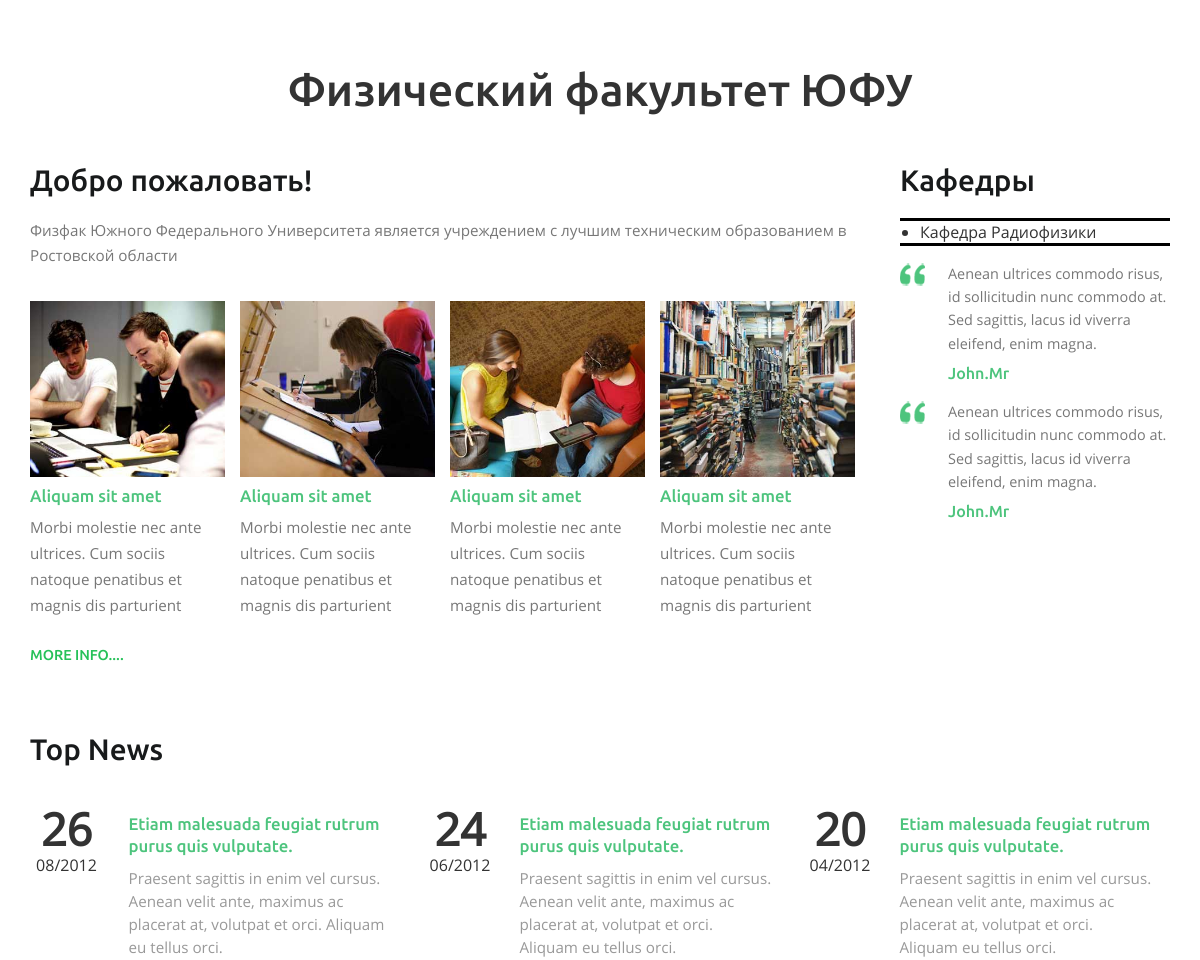
Before: / (middle part) with the older database file.
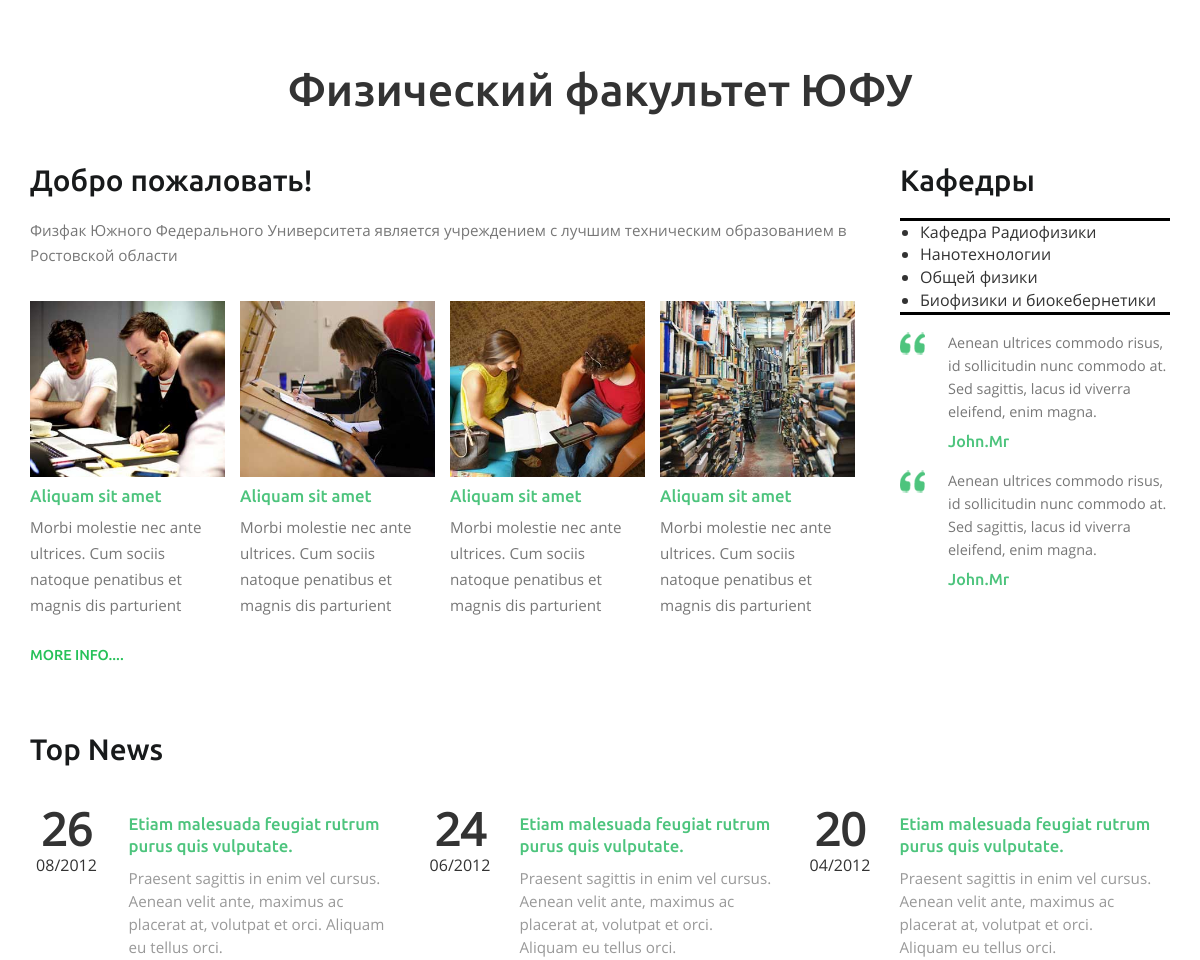
After: the same page with the newer database file.
### university/models.py (models this page shows, shortened)
class Department(models.Model):
    name = models.CharField(max_length=200)
    about = models.CharField(max_length=20000)
    history = models.CharField(max_length=20000)

### university/views.py (the view)
# urls.py: path('',views.index,name='index'),
def index(request):
    lecturers = Lecturer.objects.all()
    lecturers = lecturers[0:2]
    departments = Department.objects.all()
    context={'lecturers':lecturers,'departments':departments}
    return render(request, 'university/index.html', context)

### university/templates/university/index.html (shortened to what this page needs)
{% load static %}
<!DOCTYPE HTML>
<html>
<head>
<link href="{% static 'university/css/bootstrap.css' %}" rel='stylesheet' type='text/css' />
<link href="{% static 'university/css/style.css' %}" rel='stylesheet' type='text/css' />
</head>
<body>
<div class="welcome" >
	 <div class="container">
		 <h2>Физический факультет ЮФУ</h2>
		 <div class="welcm_sec">
			 <div class="col-md-9 campus">
				 <div class="campus_head">
					 <h3>Добро пожаловать!</h3>
					 <p>Физфак Южного Федерального Университета является учреждением с лучшим техническим образованием
              в Ростовской области</p>
				 </div>
				 <div class="col-md-3 wel_grid">
					 <img src="{% static 'university/images/w1.jpg'%}" class="img-responsive" alt=""/>
					 <h5><a href="#">Aliquam sit amet</a></h5>
					 <p>Morbi molestie nec ante ultrices. Cum sociis natoque penatibus et magnis dis parturient</p>
				 </div>
				 <div class="col-md-3 wel_grid">
					 <img src="{% static 'university/images/w3.jpg'%}" class="img-responsive" alt=""/>
					 <h5><a href="#">Aliquam sit amet</a></h5>
					 <p>Morbi molestie nec ante ultrices. Cum sociis natoque penatibus et magnis dis parturient</p>
				 </div>
				 <div class="col-md-3 wel_grid">
					 <img src="{% static 'university/images/w2.jpg'%}" class="img-responsive" alt=""/>
					 <h5><a href="#">Aliquam sit amet</a></h5>
					 <p>Morbi molestie nec ante ultrices. Cum sociis natoque penatibus et magnis dis parturient</p>
				 </div>
				 <div class="col-md-3 wel_grid">
					 <img src="{% static 'university/images/w4.jpg'%}" class="img-responsive" alt=""/>
					 <h5><a href="#">Aliquam sit amet</a></h5>
					 <p>Morbi molestie nec ante ultrices. Cum sociis natoque penatibus et magnis dis parturient</p>
				 </div>
				 <div class="more_info">
						 <a href="blog">More Info....</a>
				 </div>
			 </div>
			 <div class="col-md-3 testimonal">
					<h3>Кафедры</h3>
					<div class="index-cathedral">
        <ul>
          {% for department in departments %}
          <li>{{department.name}}</li>
          {% endfor %}
        </ul>
          </div>
					<div class="testimnl-grid">
						 <a href="#"><p>Aenean ultrices commodo risus, id sollicitudin nunc commodo at. Sed sagittis, lacus id viverra eleifend, enim magna.</p></a>
						 <h5>John.Mr</h5>
					</div>
					<div class="testimnl-grid">
						 <a href="#"><p>Aenean ultrices commodo risus, id sollicitudin nunc commodo at. Sed sagittis, lacus id viverra eleifend, enim magna.</p></a>
						 <h5>John.Mr</h5>
					</div>
			 </div>
		 </div>
	 </div>
</div>
<div class="news">
	 <div class="container">
		 <h3>Top News</h3>
		  <div class="event-grids">
		     <div class="col-md-4 event-grid">
				 <div class="date">
				     <h4>26</h4>
					 <span>08/2012</span>
				 </div>
			     <div class="event-info">
					  <h5><a href="#">Etiam malesuada feugiat rutrum purus quis vulputate.</a></h5>
						<p>Praesent sagittis in enim vel cursus. Aenean velit ante, maximus ac placerat at,
						volutpat et orci. Aliquam eu tellus orci.</p>
				 </div>
				 <div class="clearfix"></div>
			 </div>
			 <div class="col-md-4 event-grid">
				 <div class="date">
				     <h4>24</h4>
					 <span>06/2012</span>
				 </div>
			     <div class="event-info">
					  <h5><a href="#">Etiam malesuada feugiat rutrum purus quis vulputate.</a></h5>
						<p>Praesent sagittis in enim vel cursus. Aenean velit ante, maximus ac placerat at,
						volutpat et orci. Aliquam eu tellus orci.</p>
				 </div>
				 <div class="clearfix"></div>
			 </div>
			 <div class="col-md-4 event-grid">
				 <div class="date">
				     <h4>20</h4>
					 <span>04/2012</span>
				 </div>
			     <div class="event-info">
					  <h5><a href="#">Etiam malesuada feugiat rutrum purus quis vulputate.</a></h5>
						<p>Praesent sagittis in enim vel cursus. Aenean velit ante, maximus ac placerat at,
						volutpat et orci. Aliquam eu tellus orci.</p>
				 </div>
				 <div class="clearfix"></div>
			 </div>
			 <div class="clearfix"></div>
		 </div>
	 </div>
</div>
</body>
</html>

### university/static/university/css/style.css (style rules this page uses)
h4, h5, h6, h1, h2, h3 { margin: 0; }
ul, ol { margin: 0; padding:0; }
p { margin: 0; }
html, body { font-family: 'OpenSans-Regular'; font-size: 100%; background: #ffffff; }
body a { transition:0.5s all; -webkit-transition:0.5s all; -moz-transition:0.5s all; -o-transition:0.5s all; -ms-transition:0.5s all; }
.index-cathedral { border-top: 3px solid #000; border-bottom: 3px solid #000; }
.welcome { padding:4em 0; background-size:cover; margin-bottom: 4px; }
.welcome h2 { font-family: 'Ubuntu-Medium'; font-size:2.8em; line-height:1.2em; text-align:center; }
.welcm_sec { margin-top:3em; }
.campus { padding-left: 0; }
.campus_head { margin-bottom:2em; }
.campus_head h3,.testimonal h3,.news h3 { font-family: 'Ubuntu-Medium'; font-size:1.85em; color:#181a1b; margin-bottom:0.7em; }
.campus_head p { font-size:0.95em; color:#777; line-height:1.7em; }
.wel_grid { padding-left:0; }
.wel_grid h5 a { font-family: 'Ubuntu-Medium'; font-size:1.2em; color:#4dc47d; display:inline-block; margin:10px 0; }
.wel_grid p { font-size: 0.95em; color: #777; line-height: 1.7em; }
.testimonal { padding-right: 0; }
.testimnl-grid { background:url(../images/cm.png) no-repeat 0px 0px; padding-left: 3em; }
.testimnl-grid:nth-child(3) { margin:1em 0; }
.testimnl-grid a p { font-size: 0.9em; color: #777; line-height: 1.6em; display:inline-block; }
.testimnl-grid h5 { font-family: 'Ubuntu-Medium'; font-size:1em; color:#4dc47d; display:inline-block; margin:10px 0 0 0; }
.more_info { margin-top: 1.5em; }
.more_info a { display: inline-block; color: #26c159; text-decoration: none; font-family: 'Ubuntu-Medium'; font-size: 0.9em; text-transform:uppercase; }
.news { padding-bottom:5em; }
.news h3 { margin-bottom:1.3em; }
.event-grid:nth-child(1) { padding-left:0; }
.date { display:inline-block; margin-right:7%; text-align:center; float:left; width:20%; }
.date h4 { font-size:2.8em; font-weight:600; }
.date span { display:block; font-size:1em; }
.event-info { width:72%; float:left; padding-top: 9px; }
.event-info h5 a { font-family: 'Ubuntu-Medium'; font-size: 1.2em; color: #4dc47d; display: inline-block; margin: 0 0 10px 0; line-height:1.3em; }
.event-info p { line-height: 1.5em; color: #999; font-size:0.95em; }
li { margin-left: 20px; }

Changed rows visible on the page:
added Department: name "Нанотехнологии"
added Department: name "Общей физики"
added Department: name "Биофизики и биокебернетики"
